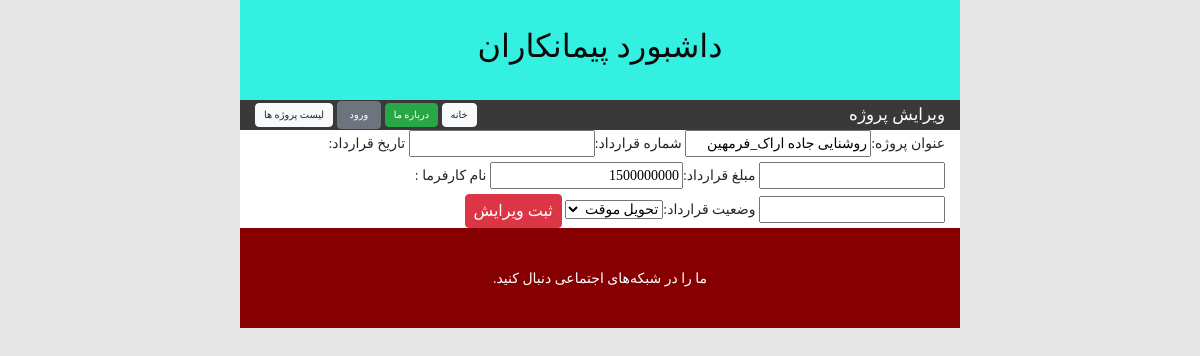
Screenshot of /accounting/project_edit/1 with the database file from the repository.
### Accounting/models.py (models this page shows, shortened)
class Project(models.Model):
    class Meta:
        verbose_name="پروژه"
        verbose_name_plural="پروژه ها"
    status_choise=[
        ('1','در دست اجرا'),
        ('2','پیش نویس'),
        ('3','تحویل موقت'),
        ('4','تحویل قطعی'),
        ('5','تعلیق')
    ]
    name=models.CharField('عنوان پروژه', max_length=50)
    number=models.CharField('شماره قرارداد',max_length=50,null=True,blank=True)
    date=models.DateField('تاریخ قرارداد',null=True,blank=True)
    cost=models.BigIntegerField('مبلغ قرارداد',null=True,blank=True)
    master=models.CharField('نام کارفرما ',max_length=50,null=True,blank=True)
    status=models.CharField('وضعیت قرارداد',choices=status_choise,null=True,blank=True,max_length=15)

### Accounting/views.py (the view)
# urls.py: path('project_edit/<int:project_edit_id>',views.project_edit,name='project_edit'),
def project_edit(request,project_edit_id):
    project=Project.objects.get(id=project_edit_id)
    if request.method == 'POST':
            project_form=ProjectForm(request.POST,instance=project)
            if project_form.is_valid():
                project_form.save()
                return HttpResponseRedirect(reverse('accounting:project_details', args=(project.id,) ))
    else:
        project_form=ProjectForm(instance=project)
    context={
        'project_form':project_form
    }
    return render(request,'html/project_edit.html/',context)

### Accounting/forms.py
class ProjectForm(forms.ModelForm):
    class Meta:
        model=Project
        exclude=[]

### Accounting/templates/html/project_edit.html (shortened to what this page needs)
{% extends  "html/base.html" %}
{% load static %}
{% load humanize %}
{% block toolbar_title %}
ویرایش پروژه
{% endblock %}
{% block toolbar_buttons %}
<a class="btn btn-light py-1 px-2" href={% url 'accounting:projects_list' %} >
    لیست پروژه ها
</a>
{% endblock %}
{% block main_content %}
<form method="POST" action="">
    {{project_form}}
    <button class="btn btn-danger py-1 px-2" type="submit" %} >
            ثبت ویرایش
    </button>
</form>
{% endblock %}

### Accounting/static/accounting/css/main.css (style rules this page uses)
body { direction: rtl; text-align: right; font-family: IRANSansWebFaNum; font-size: 14px !important; margin: 0; background-color: #e6e6e6; }
#toolbar .btn { font-size: 0.7em; }

### rows the page displays
Project: name "روشنایی جاده اراک_فرمهین", cost "1500000000", status "تحویل موقت"
